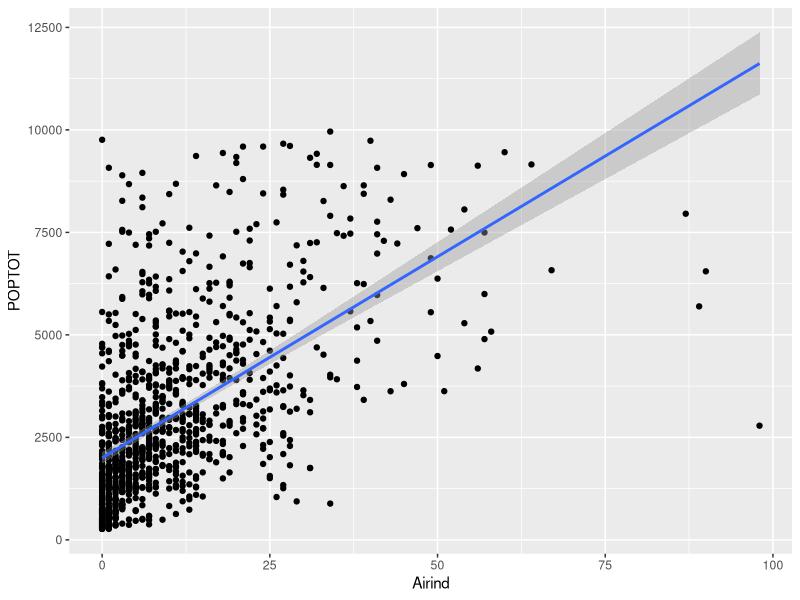
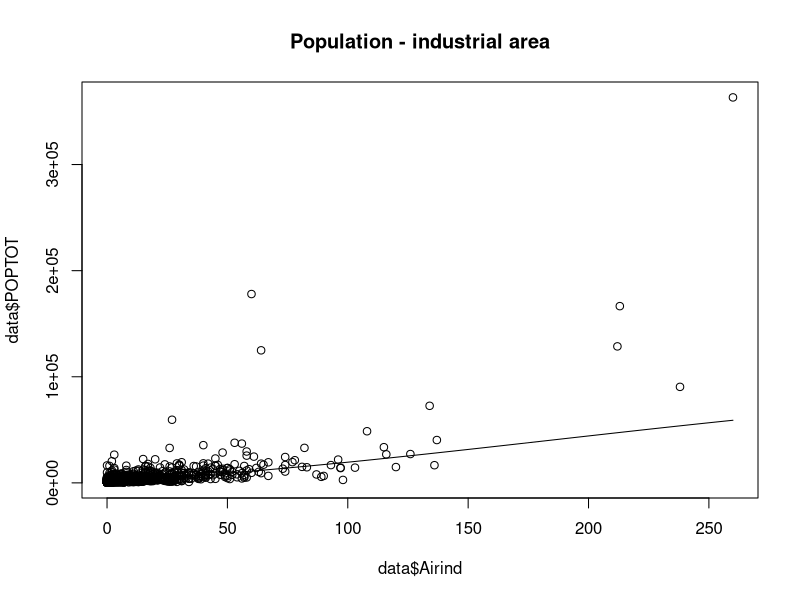

The R script that drew these images, in order: (Note: this script raises an error after producing the figures.)
# Packages ----
library(dplyr)
library(survey)
library(sampling)
library(ggplot2)

# Construct the same dataset being used in the class
data(swissmunicipalities)
data <- arrange(swissmunicipalities, REG)

for (i in 1:7){
  CC <- cumsum(table(data$REG))
  if (CC[i] > 171 * i){
    data <- data[-seq(171 * i + 1, CC[i]),]
  }
}

# Counts the number of observations in each region, "REG"
table(data$REG)

# Part 1 -----
# Goal: estimate population total
# Q: Can you use "Airind" as auxiliary variable to do ratio estimation ?

# Step 1: check whether the relation is significant
# help("lm")
summary(lm(data$POPTOT ~ data$Airind))
data %>%   filter(POPTOT < 10000) %>%
  ggplot(aes(x = Airind, y = POPTOT)) +
  geom_point() +
  geom_smooth(method = "lm")

# Step 2: check the correlation coefficient (Pearson type)
# help("cor")
cor(data$POPTOT, data$Airind)

# Step 3: Apply ratio estimation 
## tips: take SRS, compute B_hat and then estimate

# Take a sample size of 171 * 3
n = 171 * 3

# Take a subset of the dataframe using simple random sampling
srs <- dplyr::sample_n(data, n, replace = FALSE)

# Calculate the Ratio Estimate
b_hat <- sum(srs$POPTOT) / sum(srs$Airind)
# alternative
# b_hat <- mean(srs$POPTOT) / mean(srs$Airind)

# Calculate the Population Estimate
pop_est <- b_hat * sum(data$Airind)

# Part 2 -----
# Goal: estimate population total
# Q: can you use "Airind" to define strata and then apply stratified sampling to estimate?

scatter.smooth(x=data$Airind, y=data$POPTOT, main="Population - industrial area")
data<-data[order(data$Airind),]
summary(data$Airind)



l1=sum(data$Airind<=2)
l2=sum(data$Airind<=8)-l1
l3=sum(data$Airind<=18)-l1-l2
l4=length(data$Airind)-l1-l2-l3
print(c(l1,l2,l3,l4))

stra_name<-matrix(c(rep("L1",l1),rep("L2",l2),rep("L3",l3),rep("L4",l4)), length(data$Airind),1)
newdata2<-cbind(stra_name,data)

# sample size in each strata
n=round(c(l1,l2,l3,l4)*171*3/length(data$Airind))
sum(n)

# do stratified sampling
s = sampling:::strata(newdata2, stratanames=c("stra_name"), size=n, method="srswor")
mydata2=getdata(data,s)


# Part 3 -----
# sampling weight
pw1=l1/n[1]
pw2=l2/n[2]
pw3=l3/n[3]
pw4=l4/n[4]
Total=sum(c(l1,l2,l3,l4))

# Construct a new datafrome
pw<-matrix(c(rep(pw1,n[1]),rep(pw2,n[2]),rep(pw3,n[3]),rep(pw4,n[4])), sum(n),1)
fpc<-matrix(rep(Total,sum(n)),sum(n),1)
mydata2<-cbind(mydata,pw,fpc)  # change mydata to the name of your dataset in part 2

# use svydesign and svyratio to do ratio estimation
# help("svudesign")
# help("svyratio")
